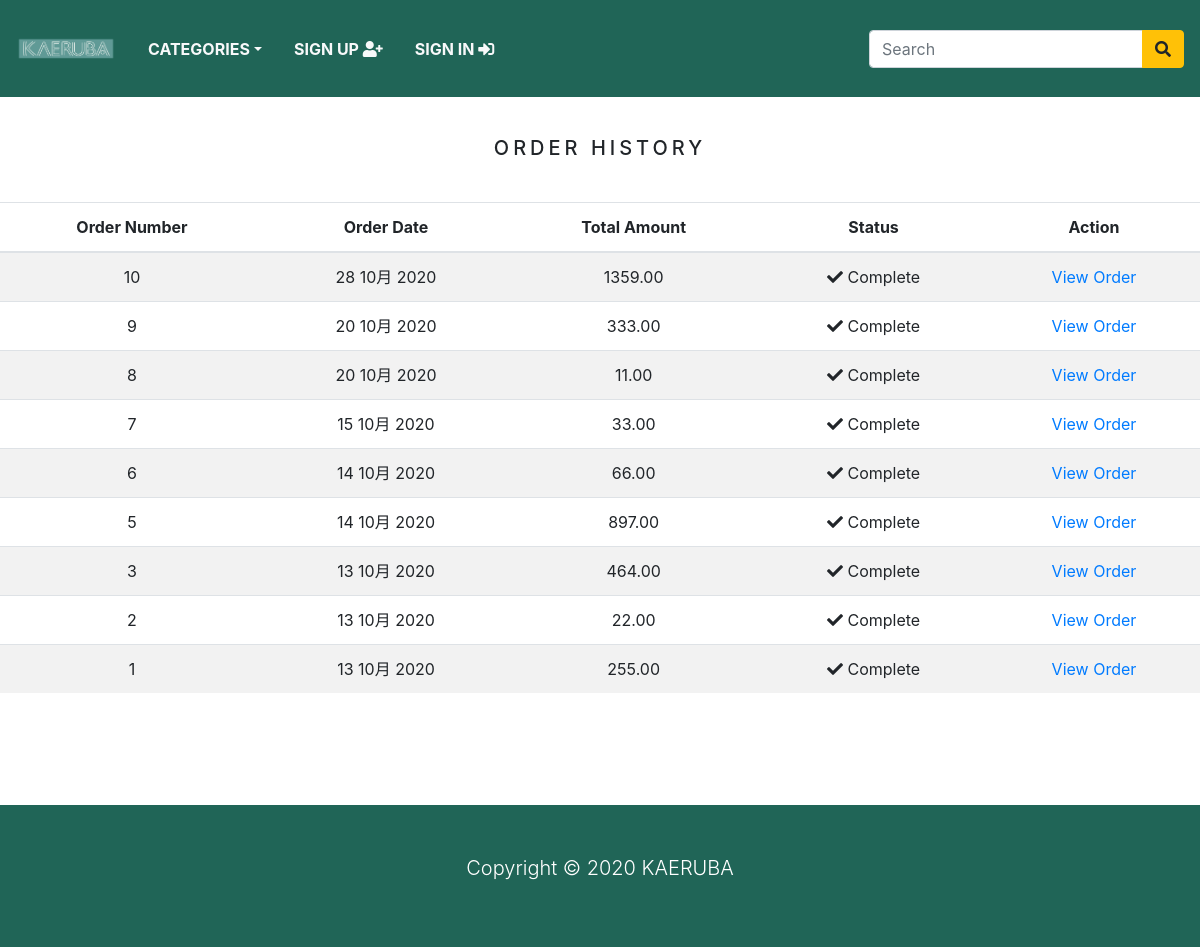
Before: /order_history/ (signed in) with the older database file.
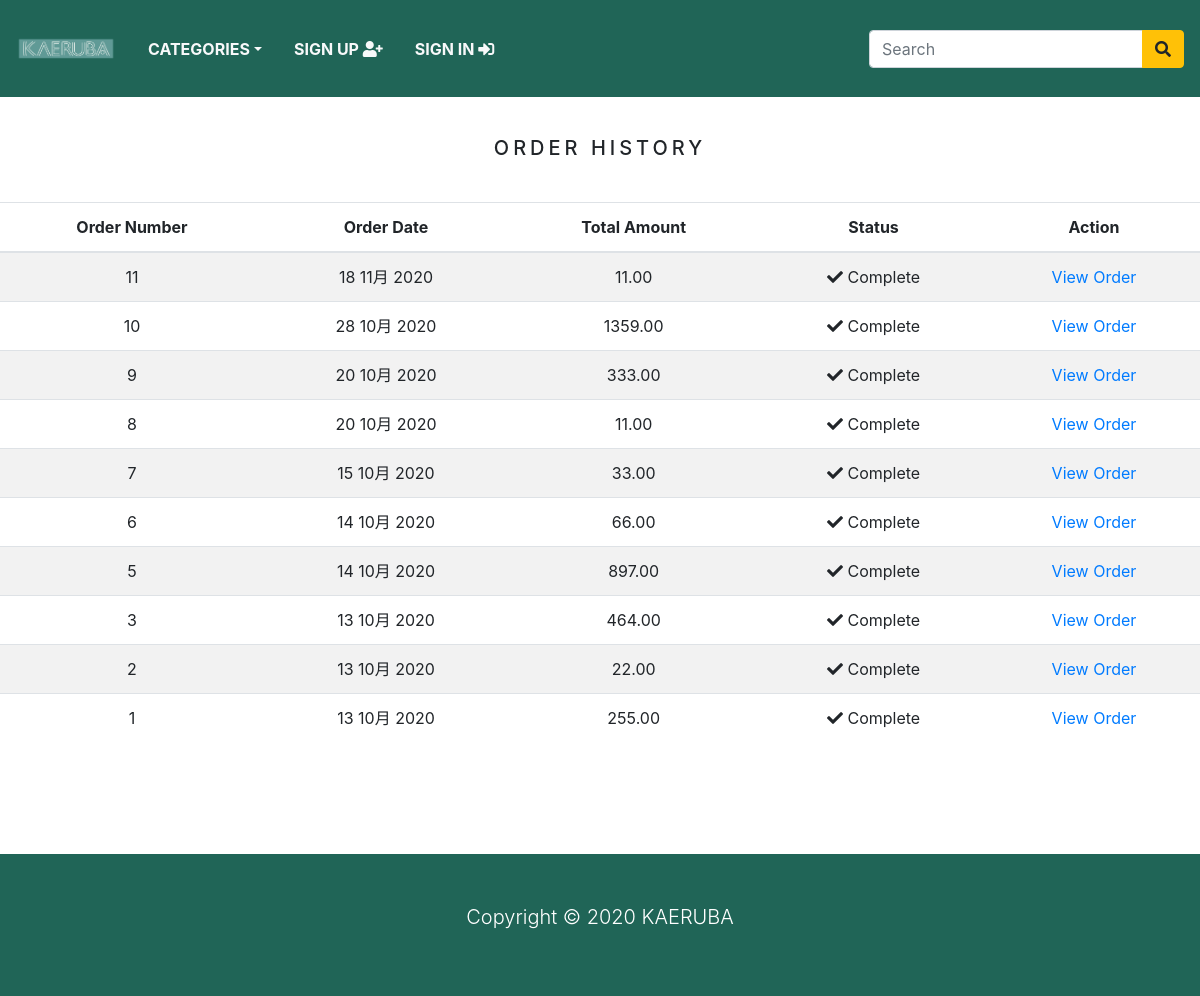
After: the same page with the newer database file.
### store/models.py (models this page shows)
class Order(models.Model):
    token = models.CharField(max_length=250, blank=True)
    total = models.DecimalField(max_digits=10, decimal_places=2, verbose_name='USD Order Total')
    emailAddress = models.EmailField(max_length=250, blank=True, verbose_name='Email Address')
    created = models.DateTimeField(auto_now_add=True)
    billingName = models.CharField(max_length=250, blank=True)
    billingAddress1 = models.CharField(max_length=250, blank=True)
    billingCity = models.CharField(max_length=250, blank=True)
    billingPostcode = models.CharField(max_length=250, blank=True)
    billingCountry = models.CharField(max_length=250, blank=True)
    shippingName = models.CharField(max_length=250, blank=True)
    shippingAddress1 = models.CharField(max_length=250, blank=True)
    shippingCity = models.CharField(max_length=250, blank=True)
    shippingPostcode = models.CharField(max_length=250, blank=True)
    shippingCountry = models.CharField(max_length=250, blank=True)
    class Meta:
        db_table = 'Order'
        ordering = ['-created']
    def __str__(self):
        return str(self.id)

### store/views.py (the view)
# urls.py: path('order_history/', views.orderHistory, name='order_history'),
@login_required(redirect_field_name='next', login_url='signin')
def orderHistory(request):
    if request.user.is_authenticated:
        email = str(request.user.email)
        order_details = Order.objects.filter(emailAddress=email)
        print(email)
        print(order_details)
    return render(request, 'orders_list.html', {'order_details': order_details})

### store/context_processors.py (called while the page is built)
def counter(request):
    item_count = 0
    if 'admin' in request.path:
        return {}
    else:
        try:
            cart = Cart.objects.filter(cart_id=_cart_id(request))
            cart_items = CartItem.objects.all().filter(cart=cart[:1])
            for cart_item in cart_items:
                item_count += cart_item.quantity
        except Cart.DoesNotExist:
            item_count = 0
    return dict(item_count=item_count)

def menu_links(request):
    links = Category.objects.all()
    return dict(links=links)

### store/models.py (called while the page is built)
    def get_url(self):
        return reverse('products_by_category', args=[self.slug])

### store/views.py (called while the page is built)
def _cart_id(request):
    cart = request.session.session_key
    if not cart:
        cart = request.session.create()
    return cart

### store/templates/orders_list.html (shortened to what this page needs)
{% extends 'base.html' %}
{% load static %}
{% block content %}
  <div class="text-center">
    <br>
    <h1 class="text-center product_title">
      Order History
    </h1>
    <br>
    {% if order_details %}
      <table class="table table-striped">
        <thead>
          <tr>
            <th>Order Number</th>
            <th>Order Date</th>
            <th>Total Amount</th>
            <th>Status</th>
            <th>Action</th>
          </tr>
        </thead>
        <tbody>
          {% for order in order_details %}
            <tr>
              <td>{{ order.id }}</td>
              <td>{{ order.created|date:"d M Y" }}</td>
              <td>{{ order.total }}</td>
              <td><i class="fas fa-check"></i>&nbsp;Complete</td>
              <td><a href="{% url 'order_detail' order.id %}">View Order</a></td>
            </tr>
          {% endfor %}
        </tbody>
      </table>
    {% else %}
      <p>You have not placed any orders yet.
        <br><br>
        <a href="{% url 'home' %}" class="btn btn-secondary">Continue shopping</a>
      </p>
    {% endif %}
  </div>
  <br><br>
{% endblock %}

### store/templates/base.html (shortened to what this page needs)
{%load static %}
<!doctype html>
<html lang="ja">
  <head>
    <link rel="stylesheet" href="https://stackpath.bootstrapcdn.com/bootstrap/4.4.1/css/bootstrap.min.css">
    <link rel="stylesheet" href="https://use.fontawesome.com/releases/v5.15.0/css/all.css">
    <link rel="stylesheet" href="{% static 'css/base.css' %}">
    <link rel="stylesheet" href="{% static 'css/cart.css' %}">
    <link rel="stylesheet" href="{% static 'css/nav.css' %}">
  </head>
  <body>
    {% include  'navbar.html'%}
    {% block content %}
    {% endblock %}
    {% include  'footer.html'%}
  </body>
</html>

### store/templates/navbar.html (shortened to what this page needs)
{% load static %}
<nav class="navbar navbar-expand-md navbar-light bg" >
    <a href="/" class="navbar-brand"><img style="width: 100px;" src=" {% static 'img/ロゴ_完成形2.png' %}" alt=""></a>
    <div class="collapse navbar-collapse justify-content-between" id="nav">
      <ul class= "navbar-nav">
        <li class="nav-item dropdown"><a class="nav-link text-light text-uppercase font-weight-bold px-3 dropdown-toggle" href="" data-toggle="dropdown"> Categories</a>
        </li>
        {% if request.user.is_authenticated and request.user.first_name %}
      <li class="nav-item dropdown">
        <a class="nav-link text-light text-uppercase font-weight-bold px-3 dropdown-toggle" data-toggle="dropdown">
          Welcome, {{ request.user.first_name }} <i class="fas fa-user circle"></i>
        </a>
        <div class="dropdown-menu">
          <a class="dropdown-item" href="{% url 'order_history' %}">Order History</a>
        </div>
      </li>
      <li class="nav-item">
        <a class="nav-link text-light text-uppercase font-weight-bold px-3" href="{% url 'signout' %}">
          Sign Out <i class="fas fa-sign-out-alt"></i>
        </a>
      </li>
    {% else %}
      <li class="nav-item">
        <a class="nav-link text-light text-uppercase font-weight-bold px-3" href="{% url 'signup' %}">
          Sign Up <i class="fas fa-user-plus"></i>
        </a>
      </li>
      <li class="nav-item">
        <a class="nav-link text-light text-uppercase font-weight-bold px-3" href="{% url 'signin' %}">
          Sign In <i class="fas fa-sign-in-alt"></i>
        </a>
      </li>
    {% endif %}
      </ul>
      <form class="form-inline ml-3" action="{% url 'search' %}", method="GET">
    <div class="input-group">
      <input type="text" name="title" class="form-control" placeholder="Search">
      <div class="input-group-append">
        <button type="submit" class="btn btn-warning"><i class="fas fa-search"></i></button>
      </div>
    </div>
  </form>
  </div>
</nav>

### store/templates/footer.html
<footer class="bg text-white mt-5 p-5">
  <div class="container">
    <p class="lead text-center">Copyright &copy; 2020 KAERUBA</p>
  </div>
</footer>

### store/static/css/base.css (style rules this page uses)
body { background: white; }
.product_title { font-size: 20px; text-transform: uppercase; letter-spacing: .2em; padding-top: 15px; padding-bottom: 10px; }

### store/static/css/nav.css (style rules this page uses)
.bg { background-color:rgb(32, 101, 87); }

Changed rows visible on the page:
added Order: id "11", created "18 11月 2020", total "11.00"
